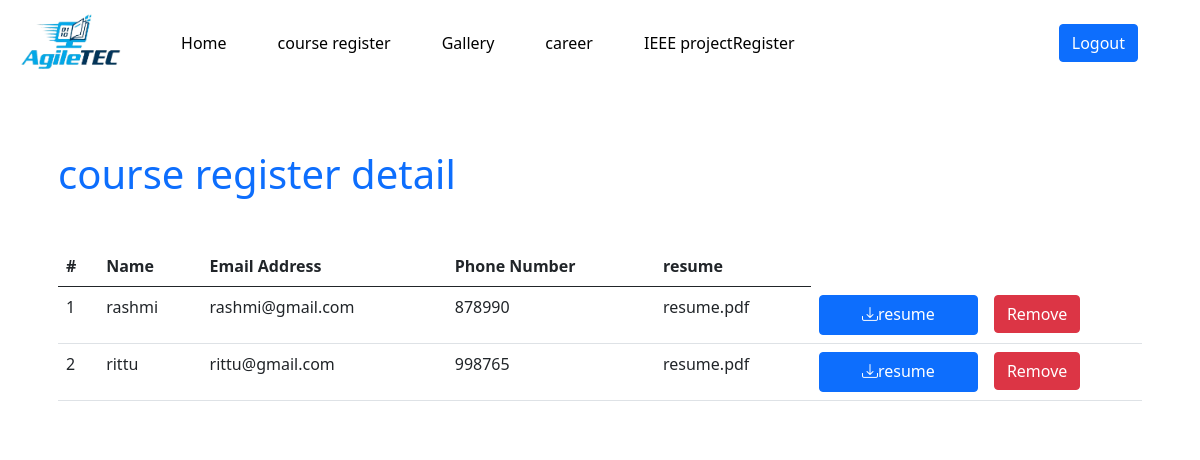
/admin/careerRegdb.php, run on the app's committed database.
### tables this page shows
CREATE TABLE `careerregister` (
  `id` int(20) NOT NULL AUTO_INCREMENT,
  `name` varchar(100) DEFAULT NULL,
  `email` varchar(100) NOT NULL,
  `pnum` varchar(100) DEFAULT NULL,
  `resume` varchar(100) DEFAULT NULL,
  PRIMARY KEY (`id`,`email`)
);

### admin/careerRegdb.php (the view, shortened to what this page needs)
<!DOCTYPE html>
<?php
    require("../connection.php");
?>
<!DOCTYPE html>
<html>
    <head>
        <link href="https://cdn.jsdelivr.net/npm/bootstrap@5.0.2/dist/css/bootstrap.min.css" rel="stylesheet">
     <link rel="stylesheet" href="https://cdnjs.cloudflare.com/ajax/libs/font-awesome/4.7.0/css/font-awesome.min.css">
      <link rel="stylesheet" href="https://cdn.jsdelivr.net/npm/bootstrap-icons@1.7.2/font/bootstrap-icons.css">
    </head>
        <body>
          <nav class="navbar navbar-expand-lg navbar-white">
            <div class="container-fluid">
                <a class="navbar-brand" href="../admin/panel.php">
                    <img src="../img/logo.png" alt="logo" height="60" />
                </a>
                <div class="collapse navbar-collapse" id="navbarSupportedContent">
                    <ul class="navbar-nav me-auto mb-2 mb-lg-0">
                        <li class="nav-item">
                            <a class="nav-link active" href="../admin/panel.php">Home</a>
                        </li>
                        <li class="nav-item">
                            <a class="nav-link" href="../admin/courseRegdb.php">course register</a>
                        </li>
                        <li class="nav-item">
                            <a class="nav-link " href="../admin/gallerydb.php">Gallery</a>
                        </li>
                         <li class="nav-item">
                             <a class="nav-link " href="../admin/careerRegdb.php">career</a>
                        </li>
                         <li class="nav-item">
                            <a class="nav-link " href="../admin/ieeprojectRegdb.php">IEEE projectRegister</a>
                        </li>
                    </ul>
                  <a href="../index.php" class="btn btn-primary" style="margin:0 50px;">Logout</a>
                </div>
            </div>
        </nav>
              <div class="container" style="background-color: #fff;">
            <div class="p-3 my-5">
                <div class="mb-5">
                    <h1 class="text-primary">course register detail</h1>
                </div>
                <table class="table">
                    <thead>
                        <tr>
                            <th>#</th>
                            <th>Name</th>
                            <th>Email Address</th>
                            <th>Phone Number</th>
                            <th>resume</th>
                        </tr>
                    </thead>
                    <tbody>
                        <?php
                            $query = "SELECT * FROM `careerregister`";
                            $result = mysqli_query($con, $query);
                            $count = 1;
                            while($row = mysqli_fetch_array($result)){
                        ?>
                        <tr>
                            <td><?php echo $count; ?></td>
                            <td><?php echo $row['name']; ?></td>
                            <td><?php echo $row['email']; ?></td>
                            <td><?php echo $row['pnum']; ?></td>
                            <td><?php echo $row['resume']; ?></td>
                            <td> <a href="../syllabus/<?php echo $row['resume']; ?>" class="btn btn-primary " style="width:100%;height:40px;">
                        <i class="bi bi-download"></i>resume
                                </a></td>
                            <td>
                                <form action="careerRegdb.php?id=<?php echo $row['id']; ?>" method="POST">
                                <button type="submit" name="delete" class="btn btn-danger">Remove</button>
                                </form>
                            </td>
                        </tr>
                            <?php $count++; } ?>
                    </tbody>
                </table>
            </div>
        </div>
    </body>
</html>

### admin/careerRegdb.php (style rules this page uses)
* { padding:0; margin:0; box-sizing:border-box; }
.nav-link { color:black; }
.nav-item { color:black; font-weight:500; padding-left:35px; }

### data on the page
careerregister: name "rashmi", email "rashmi@gmail.com", pnum "878990", resume "resume.pdf"
careerregister: name "rittu", email "rittu@gmail.com", pnum "998765", resume "resume.pdf"
